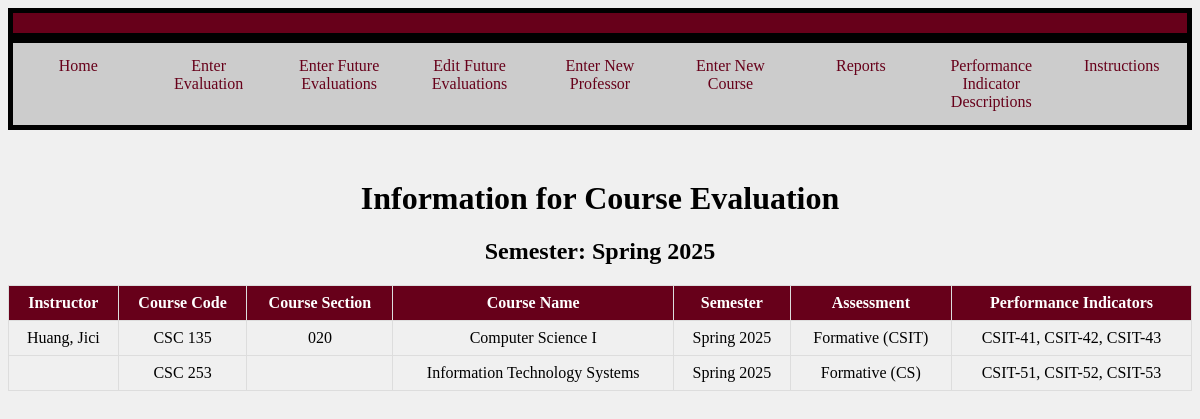
Screenshot of /fullSemester.php?semester=Spring 2025 with the database file from the repository.
### tables this page shows
CREATE TABLE "EVAL" (
	"ID"	INTEGER,
	"Instructor"	TEXT,
	"CourseCode"	TEXT,
	"Semester"	TEXT,
	"Assessment"	TEXT,
	"CourseName"	TEXT,
	"CourseSection"	TEXT,
	"PerformanceIndicator"	TEXT,
	PRIMARY KEY("ID" AUTOINCREMENT)
);

### fullSemester.php (the view, shortened to what this page needs)
<?php
try {
    $db = new PDO('sqlite:CSC355.db');
}
catch (Exception $exc){
    echo 'Exception: Cannot connect to the database: ', $exc->getMessage(), "\n";
}
if((isset($_GET['semester']) && isset( $_GET['code']) && isset($_GET['sec']))){
    $semester = $_GET['semester'];
    $code = $_GET['code'];
    $sec = $_GET['sec'];
    $stmt = $db->prepare("SELECT * FROM EVAL WHERE SEMESTER = :semester AND CourseCode = :code AND CourseSection = :sec");
    $stmt->bindParam(':semester', $semester);
    $stmt->bindParam(':code', $code);
    $stmt->bindParam(':sec', $sec);
    $stmt->execute();
    $perfObjective = [];
    while ($row = $stmt->fetch(PDO::FETCH_ASSOC)) {
        $perfObjective[] = $row['PerformanceIndicator'];
    }
    $separateValues = [];
    foreach ($perfObjective as $string){
        $values = explode(',', $string);
        foreach ($values as $value){
            $separateValues[] = $value;
        }
    }
    $stmt2 = $db->prepare("SELECT * FROM EVAL WHERE SEMESTER = :semester AND CourseCode = :code AND CourseSection = :sec");
    $stmt2->bindParam(':semester', $semester);
    $stmt2->bindParam(':code', $code);
    $stmt2->bindParam(':sec', $sec);
    $stmt2->execute();
    echo "<div class='header'></div>
    <div class='navigation'>
    <ul>
        <li><a href='https://unixweb.kutztown.edu/~dclea255/CourseEvaluator/home.php'>Home</a></li>
        <li><a href='https://unixweb.kutztown.edu/~dclea255/CourseEvaluator/Prototype1.php'>Enter Evaluation</a></li>
        <li><a href='https://unixweb.kutztown.edu/~dclea255/CourseEvaluator/enterFutureEvaluation.php'>Enter Future Evaluations</a></li>
        <li><a href='https://unixweb.kutztown.edu/~dclea255/CourseEvaluator/editEvaluation.php'>Edit Future Evaluations</a></li>
        <li><a href='https://unixweb.kutztown.edu/~dclea255/CourseEvaluator/enterProf.php'>Enter New Professor</a></li>
        <li><a href='https://unixweb.kutztown.edu/~dclea255/CourseEvaluator/enterCourse.php'>Enter New Course</a></li>
        <li><a href='https://unixweb.kutztown.edu/~dclea255/CourseEvaluator/enterIndicator.php'>Enter New Performance Indicator</a></li>
        <li><a href='https://unixweb.kutztown.edu/~dclea255/CourseEvaluator/Reports.php' class='dropbtn'>Reports</a></li>
        <li><a href='https://unixweb.kutztown.edu/~dclea255/CourseEvaluator/PID.php'>Performance Indicator Descriptions</a></li>
        <li><a href='https://unixweb.kutztown.edu/~dclea255/CourseEvaluator/instructions.php'>Instructions</a></li>
    </ul>
</div>";
    echo "<h1 style = 'text-align: center;'>Information for Course Evaluation</h1>";
    echo "<h2 style = 'text-align: center;'>Semester: $semester</h2>";
    echo "<h2 style = 'text-align: center;'>Course Code: $code</h2>";
    echo "<div class='table1'>";
    echo "<table border='1'>
            <tr>
                <th>Instructor</th>
                <th>Course Code</th>
				<th>Course Section</th>
				<th>Course Name</th>
                <th>Semester</th>
                <th>Assessment</th>
            </tr>";
    while ($row = $stmt2->fetch(PDO::FETCH_ASSOC)) {
        echo "<tr>";
            echo "<td>" . $row['Instructor'] . "</td>";
            echo "<td>" . $row['CourseCode'] . "</td>";
			echo "<td>" . $row['CourseSection'] . "</td>";
			echo "<td>" . $row['CourseName'] . "</td>";
            echo "<td>" . $row['Semester'] . "</td>";
            echo "<td>" . $row['Assessment'] . "</td>";
            echo "</tr>";
    }
echo "</table>";
echo "</div>";
$stmt3 = $db->prepare("SELECT StudentNumbers, Major, EvaluationScore FROM StudentTable WHERE ID = (SELECT ID FROM EVAL WHERE SEMESTER = :semester AND CourseCode = :code AND CourseSection = :sec)");
$stmt3->bindParam(':semester', $semester);
$stmt3->bindParam(':code', $code);
$stmt3->bindParam(':sec', $sec);
$stmt3->execute();
$studentEvaluations = [];
while ($row = $stmt3->fetch(PDO::FETCH_ASSOC)) {
    $studentNumber = $row['StudentNumbers'];
    $major = $row['Major'];
    $evaluationScores = explode(',', $row['EvaluationScore']);
    $combinedScores = array_combine($separateValues, $evaluationScores);
    $studentEvaluations[] = [
        'studentNumber' => $studentNumber,
        'major' => $major,
        'scores' => $combinedScores
    ];
}
echo "<div>";
echo "<table border='1'>
        <tr>
            <th>Student Number</th>
            <th>Major</th>";
            foreach ($separateValues as $header){
                echo "<th>$header</th>";
            }
        echo "</tr>";
foreach ($studentEvaluations as $student) {
    echo "<tr>";
        echo "<td>" . $student['studentNumber'] . "</td>";
        echo "<td>" . $student['major'] . "</td>";
        foreach ($separateValues as $indicator) {
            echo "<td>" . $student['scores'][$indicator] . "</td>";
        }
        echo "</tr>";
}
echo "</table>";
echo "</div>";
}
elseif (isset($_GET['semester'])) {
    $semester = $_GET['semester'];
    $stmt = $db->prepare("SELECT * FROM EVAL WHERE SEMESTER = :semester");
    $stmt->bindParam(':semester', $semester);
    $stmt->execute();
    echo "<div class='header'></div>
    <div class='navigation'>
    <ul>
        <li><a href='https://unixweb.kutztown.edu/~dclea255/CourseEvaluator/home.php'>Home</a></li>
        <li><a href='https://unixweb.kutztown.edu/~dclea255/CourseEvaluator/Prototype1.php'>Enter Evaluation</a></li>
        <li><a href='https://unixweb.kutztown.edu/~dclea255/CourseEvaluator/enterFutureEvaluation.php'>Enter Future Evaluations</a></li>
        <li><a href='https://unixweb.kutztown.edu/~dclea255/CourseEvaluator/editEvaluation.php'>Edit Future Evaluations</a></li>
        <li><a href='https://unixweb.kutztown.edu/~dclea255/CourseEvaluator/enterProf.php'>Enter New Professor</a></li>
        <li><a href='https://unixweb.kutztown.edu/~dclea255/CourseEvaluator/enterCourse.php'>Enter New Course</a></li>
        <li class='dropdown'>
            <a href='https://unixweb.kutztown.edu/~dclea255/CourseEvaluator/Reports.php' class='dropbtn'>Reports</a>
            <div class='dropdown-content'>
                <a href='https://unixweb.kutztown.edu/~dclea255/CourseEvaluator/Reports.php'>General Report</a>
                <a href='https://unixweb.kutztown.edu/~dclea255/CourseEvaluator/ReportsIndividual.php'>Class Reports</a>
            </div>
        <li><a href='https://unixweb.kutztown.edu/~dclea255/CourseEvaluator/PID.php'>Performance Indicator Descriptions</a></li>
        <li><a href='https://unixweb.kutztown.edu/~dclea255/CourseEvaluator/instructions.php'>Instructions</a></li>
    </ul>
</div>";
    echo "<h1 style = 'text-align: center;'>Information for Course Evaluation</h1>";
    echo "<h2 style = 'text-align: center;'>Semester: $semester</h2>";
    echo "<table border='1'>
                <tr>
                    <th>Instructor</th>
                    <th>Course Code</th>
					<th>Course Section</th>
					<th>Course Name</th>
                    <th>Semester</th>
                    <th>Assessment</th>
                    <th>Performance Indicators</th>
                </tr>";
    while ($row = $stmt->fetch(PDO::FETCH_ASSOC)) {
        echo "<tr>";
            echo "<td>" . $row['Instructor'] . "</td>";
            echo "<td>" . $row['CourseCode'] . "</td>";
			echo "<td>" . $row['CourseSection'] . "</td>";
			echo "<td>" . $row['CourseName'] . "</td>";
            echo "<td>" . $row['Semester'] . "</td>";
            echo "<td>" . $row['Assessment'] . "</td>";
            echo "<td>". $row["PerformanceIndicator"] . "</td>";
            echo "</tr>";
    }
    echo "</table>";
}
?>
<!DOCTYPE html>
<html lang="en">
<head>
</head>
<body>
</body>
</html>

### fullSemester.php (style rules this page uses)
table { width: 100%; margin: 0 auto; border-collapse: collapse; }
td { padding: 20px; border: 1px solid black; text-align: center; }
.navigation { display: flex; justify-content: space-between; background-color: #ccc; overflow: hidden; width: 100%; margin-bottom: 50px; }
.navigation ul { margin: 0; padding: 0; list-style-type: none; overflow: hidden; display: flex; justify-content: space-between; width: 100%; border: 5px solid black; }
.navigation li { width: 25%; }
.navigation li a { display: block; color: #67001a; text-align: center; padding: 14px 16px; text-decoration: none; }
th, td { border: 1px solid #ddd; padding: 8px; text-align: center; }
th { background-color: #67001a; color: white; }
.header { background-color: #67001a; color: white; padding: 10px 0; text-align: center; border: 5px solid black; }
body { background-color: #f0f0f0; }
.dropbtn { display: block; color: #67001a; text-align: center; padding: 14px 16px; text-decoration: none; cursor: pointer; }

### rows the page displays
eval: Instructor "Huang, Jici", CourseCode "CSC 135", CourseSection "020", CourseName "Computer Science I", Semester "Spring 2025", Assessment "Formative (CSIT)", PerformanceIndicator "CSIT-41, CSIT-42, CSIT-43"
eval: CourseCode "CSC 253", CourseName "Information Technology Systems", Semester "Spring 2025", Assessment "Formative (CS)", PerformanceIndicator "CSIT-51, CSIT-52, CSIT-53"

### other values shown
$semester "Spring 2025"
